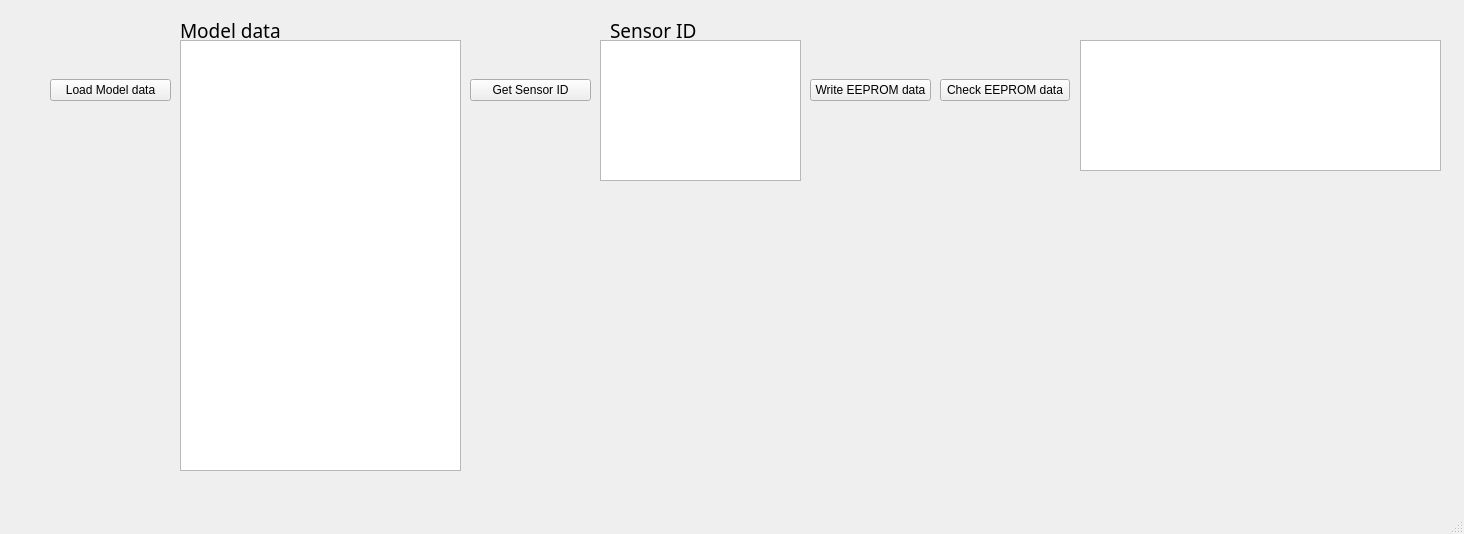
<?xml version="1.0" encoding="UTF-8"?>
<ui version="4.0">
 <class>MainWindow</class>
 <widget class="QMainWindow" name="MainWindow">
  <property name="geometry">
   <rect>
    <x>0</x>
    <y>0</y>
    <width>1464</width>
    <height>534</height>
   </rect>
  </property>
  <property name="windowTitle">
   <string>MainWindow</string>
  </property>
  <widget class="QWidget" name="centralwidget">
   <widget class="QWidget" name="horizontalLayoutWidget">
    <property name="geometry">
     <rect>
      <x>50</x>
      <y>40</y>
      <width>121</width>
      <height>101</height>
     </rect>
    </property>
    <layout class="QHBoxLayout" name="horizontalLayout">
     <item>
      <widget class="QPushButton" name="pushButton_Load_Model_data">
       <property name="text">
        <string>Load Model data</string>
       </property>
      </widget>
     </item>
    </layout>
   </widget>
   <widget class="QWidget" name="horizontalLayoutWidget_2">
    <property name="geometry">
     <rect>
      <x>180</x>
      <y>40</y>
      <width>281</width>
      <height>431</height>
     </rect>
    </property>
    <layout class="QHBoxLayout" name="horizontalLayout_2">
     <item>
      <widget class="QTextBrowser" name="textBrowser_model_data"/>
     </item>
    </layout>
   </widget>
   <widget class="QLabel" name="label">
    <property name="geometry">
     <rect>
      <x>180</x>
      <y>20</y>
      <width>111</width>
      <height>21</height>
     </rect>
    </property>
    <property name="font">
     <font>
      <family>새굴림</family>
      <pointsize>14</pointsize>
     </font>
    </property>
    <property name="text">
     <string>Model data</string>
    </property>
   </widget>
   <widget class="QWidget" name="horizontalLayoutWidget_3">
    <property name="geometry">
     <rect>
      <x>470</x>
      <y>40</y>
      <width>121</width>
      <height>101</height>
     </rect>
    </property>
    <layout class="QHBoxLayout" name="horizontalLayout_3">
     <item>
      <widget class="QPushButton" name="pushButton_Get_SensorID">
       <property name="text">
        <string>Get Sensor ID</string>
       </property>
      </widget>
     </item>
    </layout>
   </widget>
   <widget class="QWidget" name="horizontalLayoutWidget_4">
    <property name="geometry">
     <rect>
      <x>600</x>
      <y>40</y>
      <width>201</width>
      <height>141</height>
     </rect>
    </property>
    <layout class="QHBoxLayout" name="horizontalLayout_4">
     <item>
      <widget class="QTextBrowser" name="textBrowser_SensorID"/>
     </item>
    </layout>
   </widget>
   <widget class="QLabel" name="label_2">
    <property name="geometry">
     <rect>
      <x>610</x>
      <y>20</y>
      <width>111</width>
      <height>21</height>
     </rect>
    </property>
    <property name="font">
     <font>
      <family>새굴림</family>
      <pointsize>14</pointsize>
     </font>
    </property>
    <property name="text">
     <string>Sensor ID</string>
    </property>
   </widget>
   <widget class="QWidget" name="horizontalLayoutWidget_5">
    <property name="geometry">
     <rect>
      <x>810</x>
      <y>40</y>
      <width>121</width>
      <height>101</height>
     </rect>
    </property>
    <layout class="QHBoxLayout" name="horizontalLayout_5">
     <item>
      <widget class="QPushButton" name="pushButton_Write_EEPROM">
       <property name="text">
        <string>Write EEPROM data</string>
       </property>
      </widget>
     </item>
    </layout>
   </widget>
   <widget class="QWidget" name="horizontalLayoutWidget_6">
    <property name="geometry">
     <rect>
      <x>940</x>
      <y>40</y>
      <width>130</width>
      <height>101</height>
     </rect>
    </property>
    <layout class="QHBoxLayout" name="horizontalLayout_6">
     <item>
      <widget class="QPushButton" name="pushButton_Check_EEPROM">
       <property name="text">
        <string>Check EEPROM data</string>
       </property>
      </widget>
     </item>
    </layout>
   </widget>
   <widget class="QWidget" name="horizontalLayoutWidget_7">
    <property name="geometry">
     <rect>
      <x>1080</x>
      <y>40</y>
      <width>361</width>
      <height>131</height>
     </rect>
    </property>
    <layout class="QHBoxLayout" name="horizontalLayout_7">
     <item>
      <widget class="QTextBrowser" name="textBrowser_EEPROM_data"/>
     </item>
    </layout>
   </widget>
  </widget>
  <widget class="QMenuBar" name="menubar">
   <property name="geometry">
    <rect>
     <x>0</x>
     <y>0</y>
     <width>1464</width>
     <height>21</height>
    </rect>
   </property>
  </widget>
  <widget class="QStatusBar" name="statusbar"/>
 </widget>
 <resources/>
 <connections/>
</ui>
